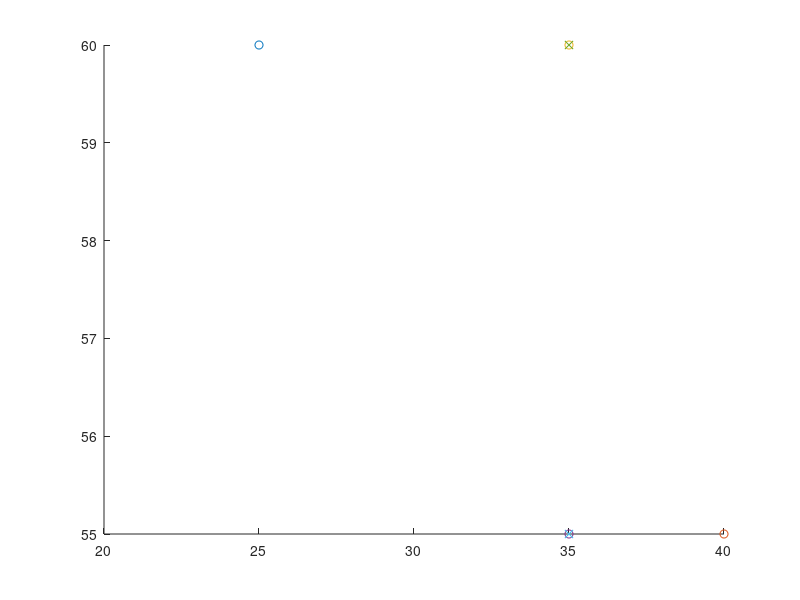

Source code (MATLAB):
clc;clear;
p_start = [25;60];
p_end = [40;55];

figure(1)
hold on
plot(p_start(1),p_start(2),'o')
plot(p_end(1),p_end(2),'o')

theta = 0;
u_par = [cos(theta);sin(theta)];
u_perp = [-sin(theta);cos(theta)];

p_corner1 = p_start + 10 * u_par;
p_corner2 = p_end - 5 * u_par;


plot(p_corner1(1),p_corner1(2),'o')
plot(p_corner2(1),p_corner2(2),'o')

plot(35,60,'x')
plot(35,55,'x')